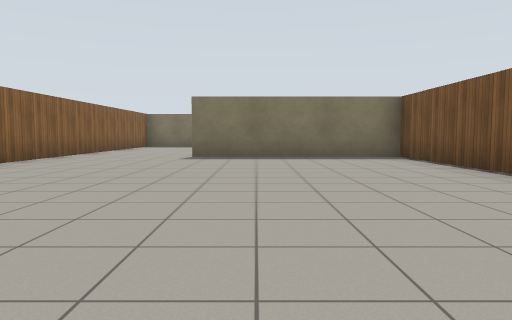
view 1 (above)

19 first-person views from a walk through a Gazebo world. The camera is 0.94 m above the floor, tilts 4° down and sees 70° across. The floor is counted in squares, 2 m on a side. Each view is taken from the middle of a square. On the plan, view 1 faces up. The plan holds only what a view shows up to about 9 squares ahead; the rest is blank. Gazebo's built-in surfaces are drawn with simple patterns.

view 2
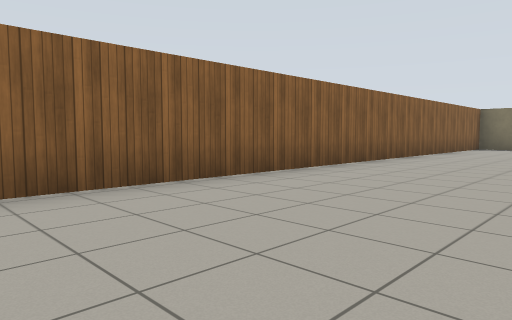

view 3
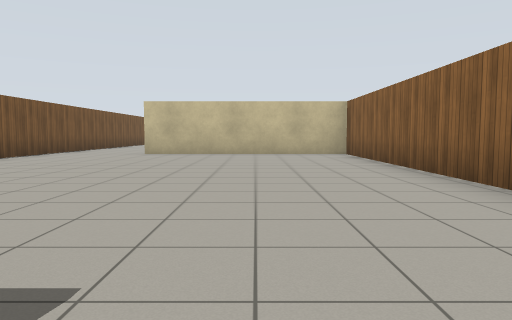

view 4
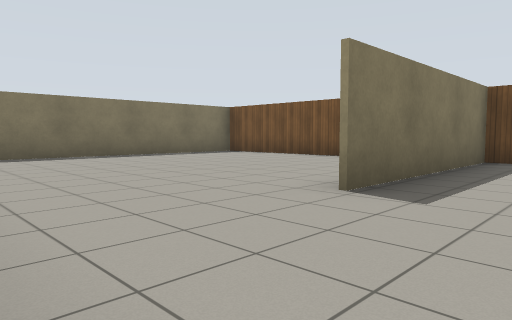

view 5
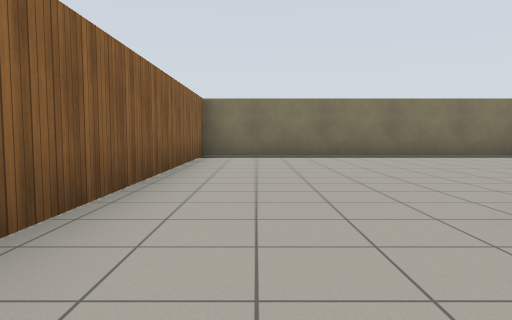

view 6
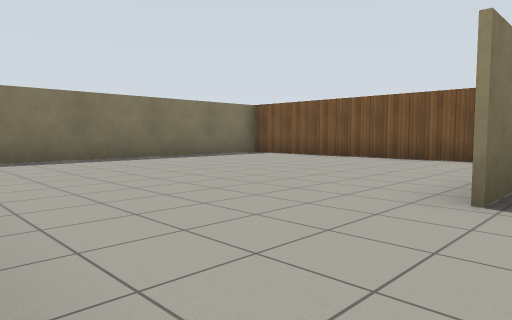

view 7
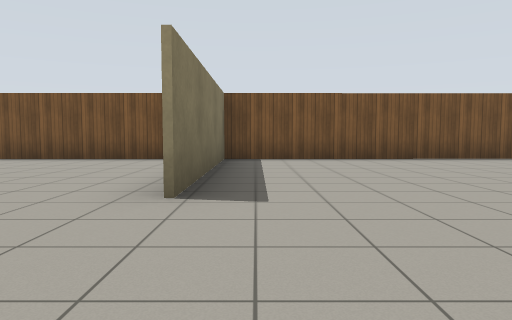

view 8
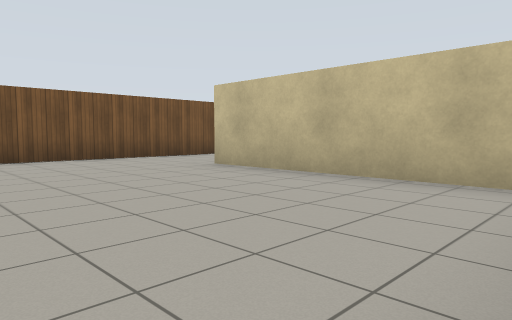

view 9
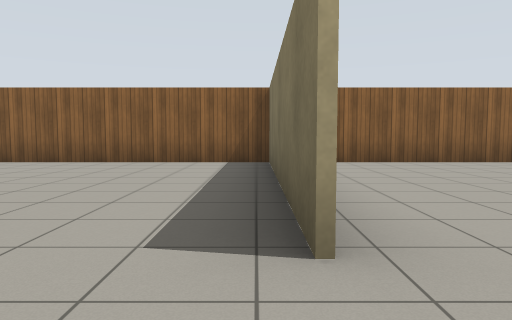

view 10
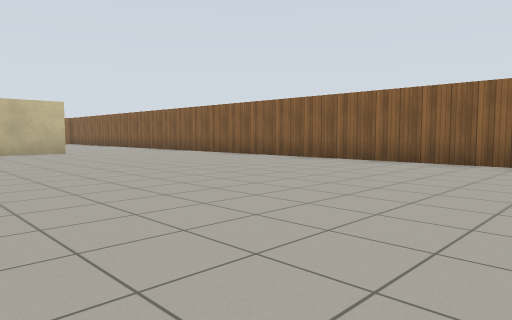

view 11
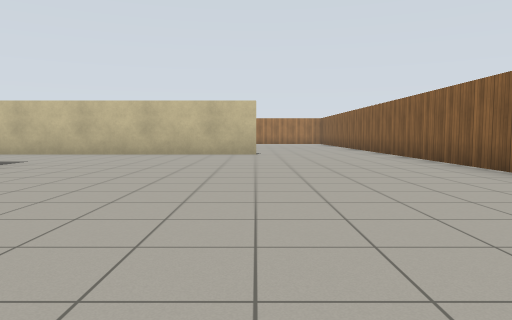

view 12
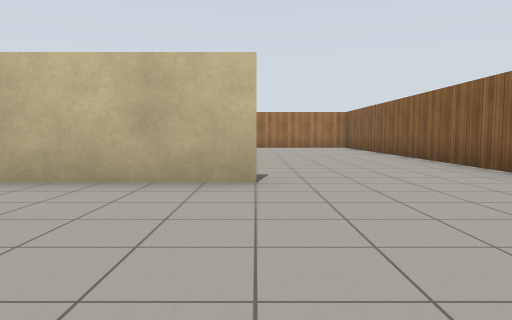

view 13
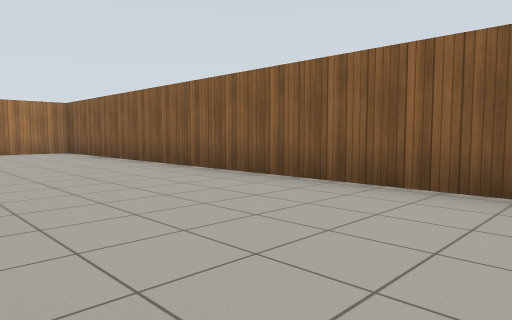

view 14
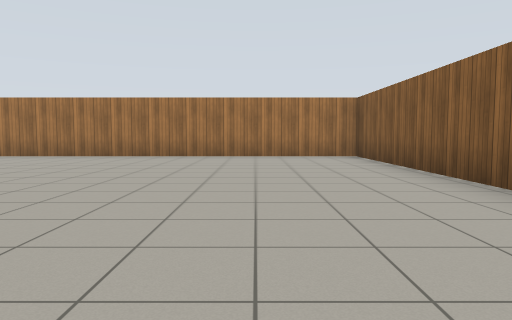

view 15
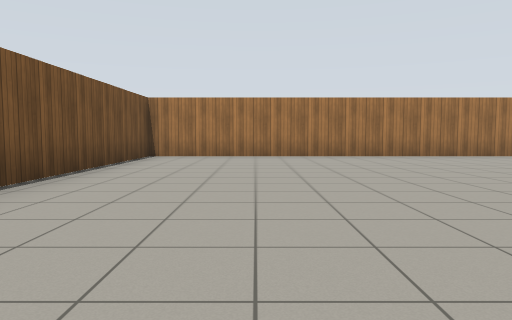

view 16
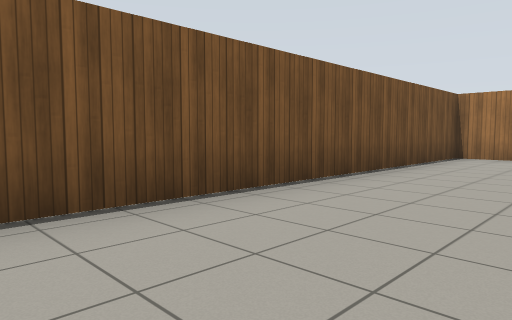

view 17
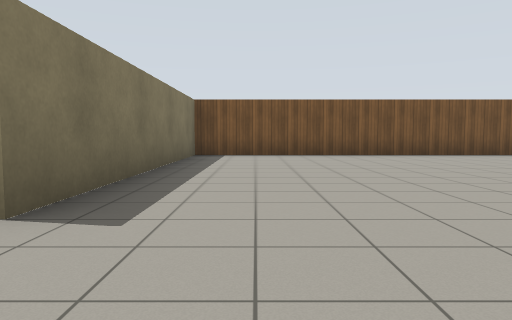

view 18
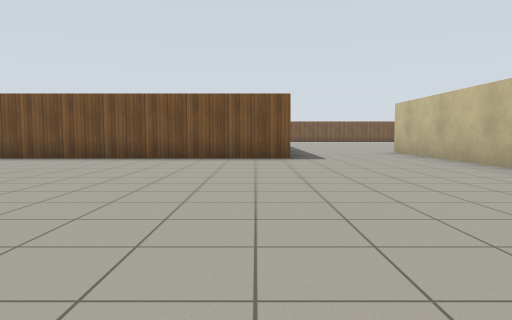

view 19
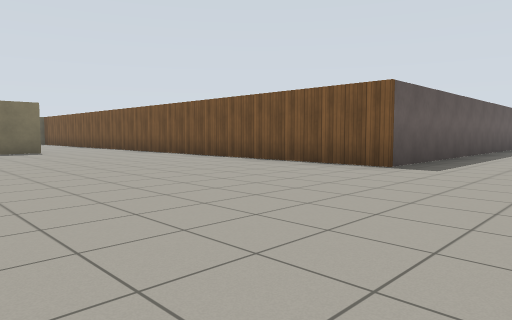

### Floor plan
Points are (right, up) in squares from view 1. A wall is a line through its corners. A room is listed if a view was taken in it or the views show most of it. See-through windows are left out.
Room 1 (views 1, 2, 3, 4, 5, 6, 7, 8, 9)
walls: (3.1, 7.6) (-1.4, 7.6); (-4.2, -0.7) (0.8, -0.7); (3.1, -1.5) (3, 12.9); (2.6, 14) (-4.2, 14) (-4.2, -0.9)
ways out: opening at (1.5, -1) to room 2
Room 2 (views 10, 11, 12, 13, 14, 15, 16, 17, 18, 19)
walls: (-1.1, -11.5) (5.1, -11.5); (6.5, -8.7) (3.1, -8.7) (3.1, -1.5); (0.8, -0.8) (-3.9, -0.8); (-4.2, -0.9) (-4.2, -20.8) (5.3, -20.8) (5.3, -11.6) (-1.1, -11.6)
ways out: opening at (1.5, -1) to room 1; opening at (5.3, -10)

Positions as (right, up) in squares from view 1, and headings:
1: (0, 0), facing up
2: (-1, 1), facing up-left
3: (-2, 8), facing down
4: (-4, 6), facing up-right
5: (-3, 6), facing up
6: (-4, 7), facing up-right
7: (-4, 7), facing right
8: (-4, 3), facing down-right
9: (2, -1), facing left
10: (2, -2), facing down-left
11: (-1, -3), facing down
12: (-1, -8), facing down
13: (-1, -11), facing down-left
14: (-2, -13), facing down
15: (3, -13), facing down
16: (3, -13), facing down-right
17: (-3, -13), facing right
18: (-4, -8), facing right
19: (-2, -11), facing up-right
